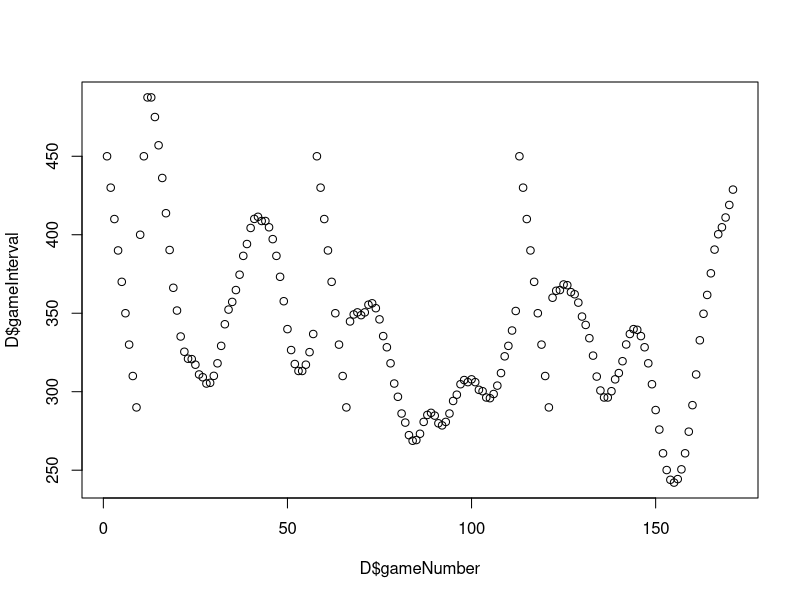
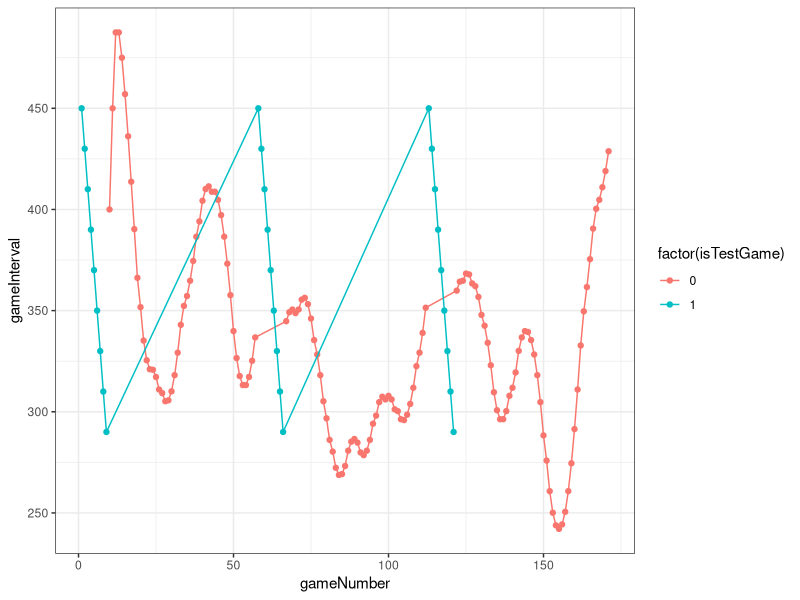
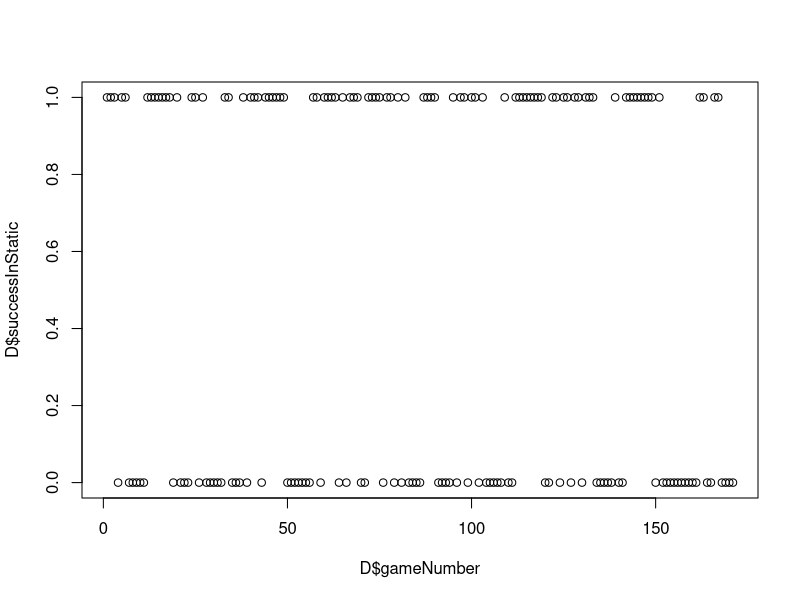
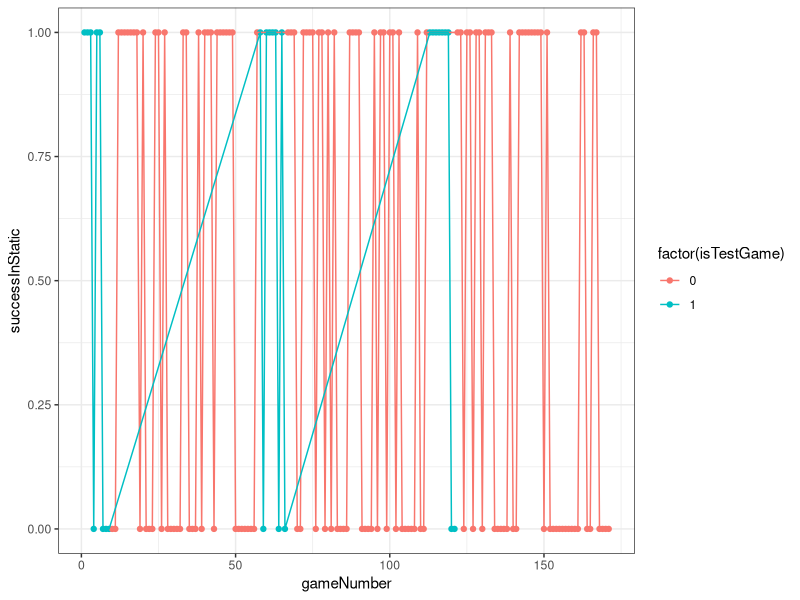
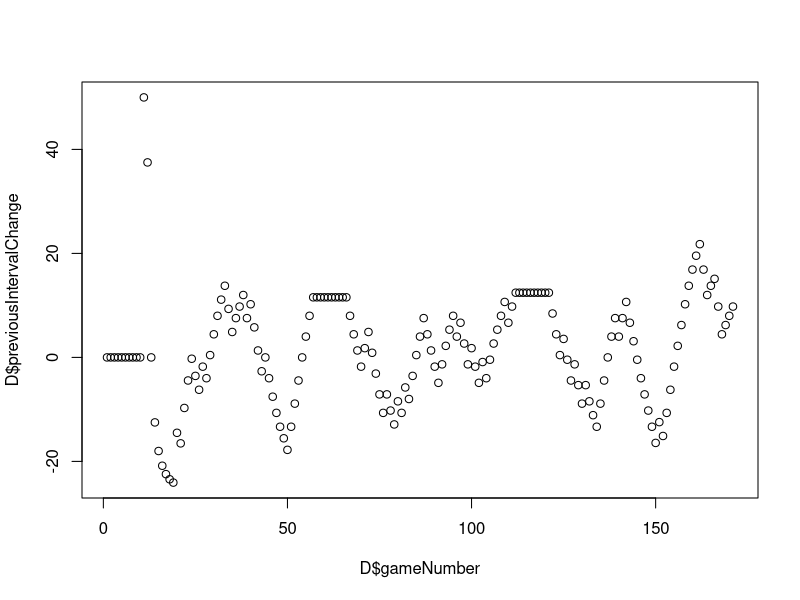
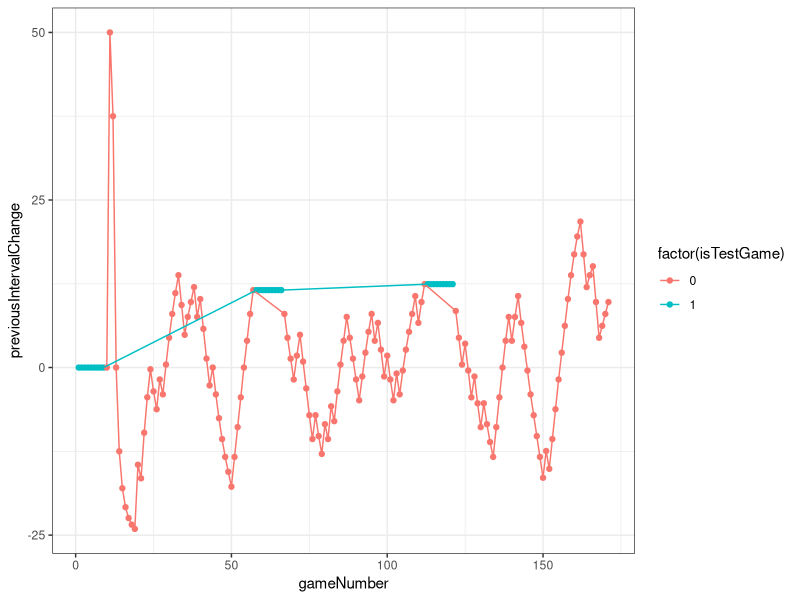
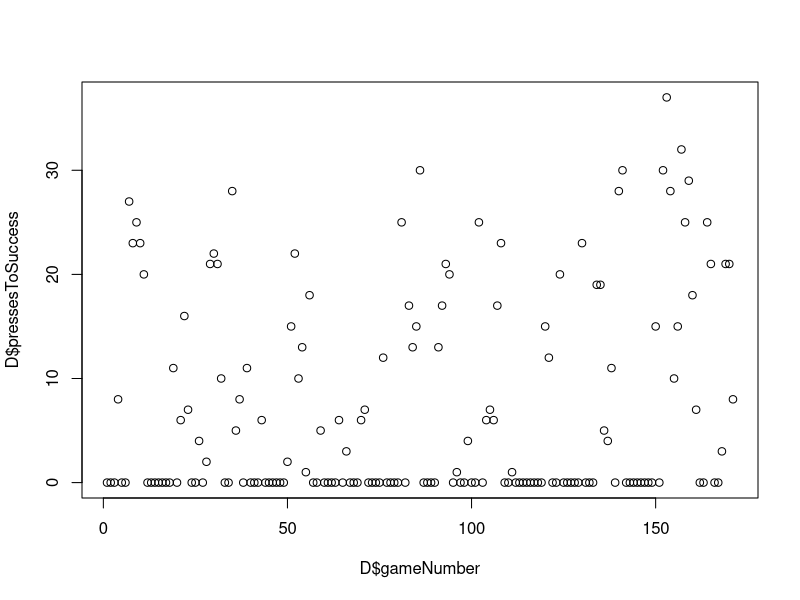
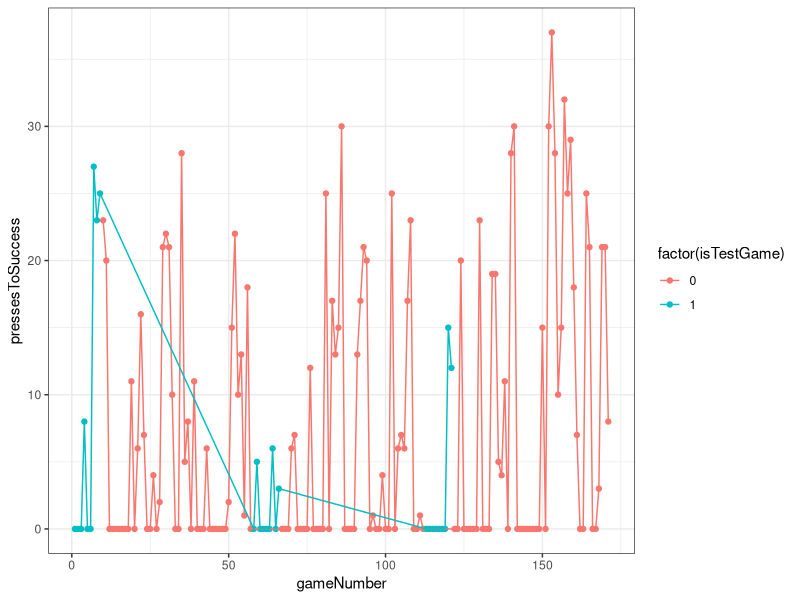

The R source for these figures, in order:


library(ggplot2)
library(psych)

D <- read.table('data/Pilot-TG_data.txt', sep=',', header=T)

describeBy(D, group = D$isTestGame)

plot(D$gameNumber, D$gameInterval)

ggplot(D, aes(x=gameNumber, y=gameInterval, colour=factor(isTestGame))) +
  geom_point() + 
  geom_line() +
  theme_bw() 
  # + facet_grid(. ~ isTestGame)

plot(D$gameNumber, D$successInStatic)

ggplot(D, aes(gameNumber, y=successInStatic, colour=factor(isTestGame))) +
  geom_point() + 
  geom_line() +
  theme_bw() 
# + facet_grid(. ~ isTestGame)

plot(D$gameNumber, D$previousIntervalChange)

ggplot(D, aes(gameNumber, y=previousIntervalChange, colour=factor(isTestGame))) +
  geom_point() + 
  geom_line() +
  theme_bw() 
# + facet_grid(. ~ isStatic)

plot(D$gameNumber, D$pressesToSuccess)

ggplot(D, aes(gameNumber, y=pressesToSuccess, colour=factor(isTestGame))) +
  geom_point() + 
  geom_line() +
  theme_bw() 
# + facet_grid(. ~ isStatic)

plot(D$gameNumber, D$duration)

ggplot(D, aes(gameNumber, y=duration, colour=factor(isTestGame))) +
  geom_point() + 
  geom_line() +
  theme_bw() 
# + facet_grid(. ~ isStatic)

# Simple Bar Plot 
counts <- table(D$successInStatic, D$roundId)
barplot(counts, main="successInStatic",
        xlab="roundId", col=c("darkblue","red"),
        legend = rownames(counts), beside=TRUE)
